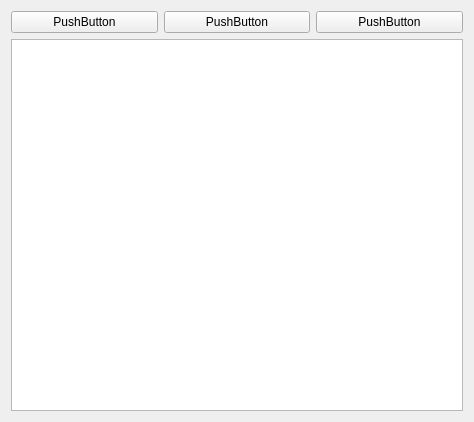
<?xml version="1.0" encoding="UTF-8"?>
<ui version="4.0">
 <class>helpWindow</class>
 <widget class="QWidget" name="helpWindow">
  <property name="geometry">
   <rect>
    <x>0</x>
    <y>0</y>
    <width>474</width>
    <height>422</height>
   </rect>
  </property>
  <property name="windowTitle">
   <string>Form</string>
  </property>
  <layout class="QVBoxLayout" name="verticalLayout">
   <item>
    <layout class="QHBoxLayout" name="horizontalLayout">
     <item>
      <widget class="QPushButton" name="pushButton">
       <property name="text">
        <string>PushButton</string>
       </property>
      </widget>
     </item>
     <item>
      <widget class="QPushButton" name="pushButton_2">
       <property name="text">
        <string>PushButton</string>
       </property>
      </widget>
     </item>
     <item>
      <widget class="QPushButton" name="pushButton_3">
       <property name="text">
        <string>PushButton</string>
       </property>
      </widget>
     </item>
    </layout>
   </item>
   <item>
    <widget class="QTextBrowser" name="textBrowser">
     <property name="html">
      <string>&lt;!DOCTYPE HTML PUBLIC &quot;-//W3C//DTD HTML 4.0//EN&quot; &quot;http://www.w3.org/TR/REC-html40/strict.dtd&quot;&gt;
&lt;html&gt;&lt;head&gt;&lt;meta name=&quot;qrichtext&quot; content=&quot;1&quot; /&gt;&lt;style type=&quot;text/css&quot;&gt;
p, li { white-space: pre-wrap; }
&lt;/style&gt;&lt;/head&gt;&lt;body style=&quot; font-family:'DejaVu Sans'; font-size:9pt; font-weight:400; font-style:normal;&quot;&gt;
&lt;p style=&quot;-qt-paragraph-type:empty; margin-top:0px; margin-bottom:0px; margin-left:0px; margin-right:0px; -qt-block-indent:0; text-indent:0px;&quot;&gt;&lt;/p&gt;&lt;/body&gt;&lt;/html&gt;</string>
     </property>
     <property name="source">
      <url>
       <string>file:///home/frost/kts/doc/index.html</string>
      </url>
     </property>
    </widget>
   </item>
  </layout>
 </widget>
 <resources/>
 <connections/>
</ui>
